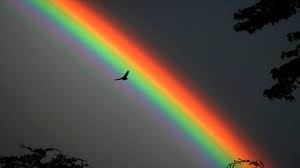
#> input picture Entradas/arcoiris.jpg, 300 x 168 px; its folder holds only this picture in this run
$ jupyter execute FiltrosRGB.ipynb
#> lines starting #> are read from the running program, lines starting #| are printed output that depends on the picture
[cell 1]
import threading
import numpy
from PIL import Image
from os import walk

imagenR = []
imagenG = []
imagenB = []
Entradas = []
hiloA = []
hiloB = []
def mitad1(index):
    for x in range(0,len(imagenR[index])):
        for y in range(0,int(len(imagenR[index][x])/2)):
            R = int(46*numpy.log(imagenR[index][x][y][0]+1))
            G = int(imagenR[index][x][y][1])
            B = int(imagenR[index][x][y][2])
            imagenR[index][x][y] = numpy.array([R, G, B])
    for x in range(0,len(imagenG[index])):
        for y in range(0,int(len(imagenG[index][x])/2)):
            R = int(imagenG[index][x][y][0])
            G = int(46*numpy.log(imagenG[index][x][y][1]+1))
            B = int(imagenG[index][x][y][2])
            imagenG[index][x][y] = numpy.array([R, G, B])
    for x in range(0,len(imagenB[index])):
        for y in range(0,int(len(imagenB[index][x])/2)):
            R = int(imagenB[index][x][y][0])
            G = int(imagenB[index][x][y][1])
            B = int(46*numpy.log(imagenB[index][x][y][2]+1))
            imagenB[index][x][y] = numpy.array([R, G, B])
    print("Termino hilo A."+str(index+1))

def mitad2(index):
    for x in range(0,len(imagenR[index])):
        for y in range(int(len(imagenR[index][x])/2),len(imagenR[index][x])):
            R = int(imagenR[index][x][y][0])
            G = int(numpy.power(imagenR[index][x][y][1],2)/255)
            B = int(numpy.power(imagenR[index][x][y][2],2)/255)
            imagenR[index][x][y] = numpy.array([R, G, B])

    for x in range(0,len(imagenG[index])):
        for y in range(int(len(imagenG[index][x])/2),len(imagenR[index][x])):
            R = int(numpy.power(imagenG[index][x][y][0],2)/255)
            G = int(imagenG[index][x][y][1])
            B = int(numpy.power(imagenG[index][x][y][2],2)/255)
            imagenG[index][x][y] = numpy.array([R, G, B])

    for x in range(0,len(imagenB[index])):
        for y in range(int(len(imagenB[index][x])/2),len(imagenR[index][x])):
            R = int(numpy.power(imagenB[index][x][y][0],2)/255)
            G = int(numpy.power(imagenB[index][x][y][1],2)/255)
            B = int(imagenB[index][x][y][2])
            imagenB[index][x][y] = numpy.array([R, G, B])
    print("Termino hilo B."+str(index+1))


if __name__ == '__main__':

    print("Cargando imagenes")
    for (dirpath, dirnames, filenames) in walk("Entradas/"):
        Entradas.extend(filenames)
        break

    #imagen = Image.new('RGB', [1280, 720], (0, 0, 0))
    for i in Entradas:
        temp = Image.open("Entradas/"+i).convert('RGB')
#> temp is the input picture: PIL image 300x168 RGB; mean R, G, B 82.8, 74.8, 64.3
        imagenR.append(numpy.array(temp))
        imagenG.append(numpy.array(temp))
        imagenB.append(numpy.array(temp))

    print("Preparando hilos")
    for i in range(0,len(Entradas)):
        hiloA.append(threading.Thread(target=mitad1, args=[i]))
        hiloB.append(threading.Thread(target=mitad2, args=[i]))

    print("Iniciando hilos")
    for i in range(0,len(Entradas)):
        hiloA[i].start()
        hiloB[i].start()

    print("Esperando hilos")

    for i in range(0,len(Entradas)):
        hiloA[i].join()
        hiloB[i].join()
    print("Terminando hilos")

    print("Transformado Arreglos a Imagenes")
    for i in range(0,len(imagenR)):
        imagenR[i] = Image.fromarray(imagenR[i])
        imagenG[i] = Image.fromarray(imagenG[i])
        imagenB[i] = Image.fromarray(imagenB[i])
#> this loop made 1 pass
#> after the loop, imagenB = 1 item; imagenG = 1 item; imagenR = 1 item

    print("Guardando imagenes")
    for i in range(0,len(imagenR)):
        imagenR[i].save(r"Salidas/" + Entradas[i] + "-R.png")
        imagenG[i].save(r"Salidas/" + Entradas[i] + "-G.png")
        imagenB[i].save(r"Salidas/" + Entradas[i] + "-B.png")
#> this loop made 1 pass
#> pass 1, `imagenR[i].save(r"Salidas/" + Entradas[i] + "-R.png")`:
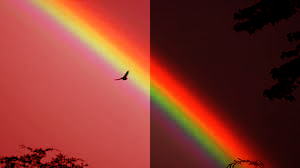
#> saved as arcoiris.jpg-R.png: PIL image 300x168 RGB; mean R, G, B 136.6, 54.6, 44.5
#> pass 1, `imagenG[i].save(r"Salidas/" + Entradas[i] + "-G.png")`:
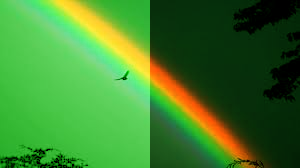
#> saved as arcoiris.jpg-G.png: PIL image 300x168 RGB; mean R, G, B 64.6, 130.8, 44.5
#> pass 1, `imagenB[i].save(r"Salidas/" + Entradas[i] + "-B.png")`:
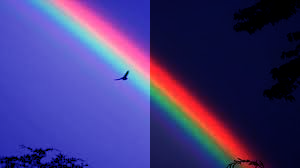
#> saved as arcoiris.jpg-B.png: PIL image 300x168 RGB; mean R, G, B 64.6, 54.6, 123.4
    """
    print("Imprimiendo Imagenes")
    for i in range(0,len(imagenR)):
        imagenR[i].show();
        imagenG[i].show();
        imagenB[i].show();
    """
    print("Fin del programa")
